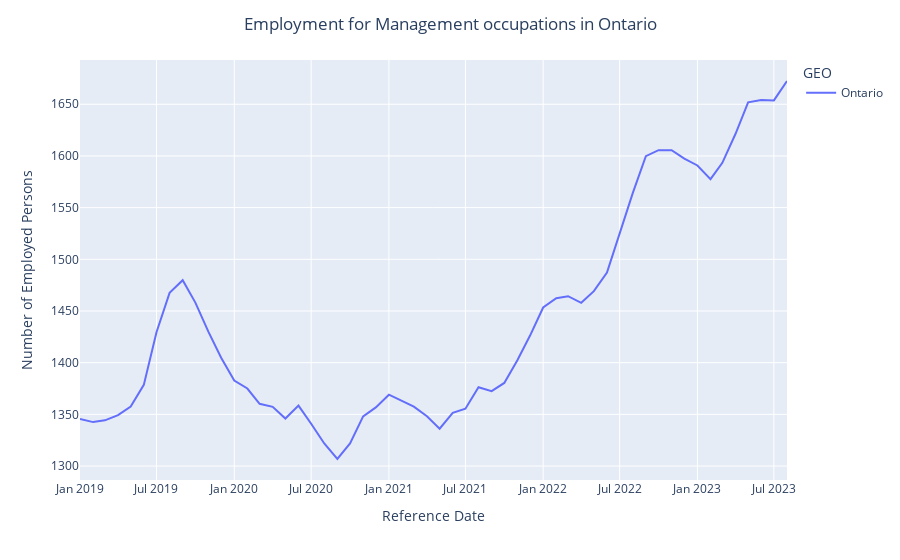

Notebook code for this chart:
### Code cell
prov = "Ontario"
occ = "Management occupations"
occ_prov = employment_canada_occ_prov[(employment_canada_occ_prov["GEO"]==prov) & (employment_canada_occ_prov["National Occupational Classification (NOC)"]==occ)]
fig = px.line(occ_prov, x="REF_DATE", y="VALUE", color="GEO")
fig.update_layout(xaxis_title = "Reference Date", yaxis_title = "Number of Employed Persons", title = f"Employment for {occ} in {prov}"
,title_x=0.5)
fig.update_traces(textposition="bottom right")
fig.show()

### Figure 1 — Plotly figure (JSON) as saved in the notebook; plotly's stock layout.template omitted (floating-point values rounded to 4 significant figures)
{"data": [{"hovertemplate": "GEO=Ontario<br>REF_DATE=%{x}<br>VALUE=%{y}<extra></extra>", "legendgroup": "Ontario", "line": {"color": "#636efa", "dash": "solid"}, "marker": {"symbol": "circle"}, "mode": "lines", "name": "Ontario", "orientation": "v", "showlegend": true, "textposition": "bottom right", "type": "scatter", "x": ["2019-01", "2019-02", "2019-03", "2019-04", "2019-05", "2019-06", "2019-07", "2019-08", "2019-09", "2019-10", "2019-11", "2019-12", "2020-01", "2020-02", "2020-03", "2020-04", "2020-05", "2020-06", "2020-07", "2020-08", "2020-09", "2020-10", "2020-11", "2020-12", "2021-01", "2021-02", "2021-03", "2021-04", "2021-05", "2021-06", "2021-07", "2021-08", "2021-09", "2021-10", "2021-11", "2021-12", "2022-01", "2022-02", "2022-03", "2022-04", "2022-05", "2022-06", "2022-07", "2022-08", "2022-09", "2022-10", "2022-11", "2022-12", "2023-01", "2023-02", "2023-03", "2023-04", "2023-05", "2023-06", "2023-07", "2023-08"], "xaxis": "x", "y": [1346.0, 1342.0, 1344.0, 1349.0, 1358.0, 1378.0, 1429.0, 1468.0, 1480.0, 1458.0, 1430.0, 1405.0, 1383.0, 1375, 1360.0, 1357.0, 1346.0, 1358.0, 1341.0, 1322.0, 1307.0, 1322.0, 1348, 1357.0, 1369, 1363.0, 1358.0, 1348.0, 1336.0, 1352.0, 1356.0, 1376.0, 1372.0, 1380.0, 1402.0, 1426.0, 1453.0, 1462.0, 1464.0, 1458.0, 1469.0, 1487.0, 1526.0, 1564, 1600.0, 1606.0, 1606.0, 1597.0, 1591.0, 1578.0, 1593.0, 1621.0, 1652.0, 1654, 1654.0, 1672.0], "yaxis": "y"}], "layout": {"legend": {"title": {"text": "GEO"}, "tracegroupgap": 0}, "margin": {"t": 60}, "title": {"text": "Employment for Management occupations in Ontario", "x": 0.5}, "xaxis": {"anchor": "y", "domain": [0, 1], "title": {"text": "Reference Date"}}, "yaxis": {"anchor": "x", "domain": [0, 1], "title": {"text": "Number of Employed Persons"}}}}
